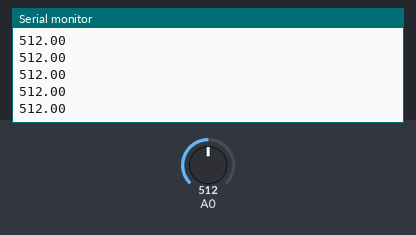
A sketch run on a simulated Arduino Uno, built with avr-gcc and run on an emulated ATmega328P. Parts: the last lines printed to the serial monitor. The inputs (shaded band) are chosen by the test bench; at power-on: A0 = 512.

Above: at 1.2 s.
1.3 s: A0 set to 716
At 2.2 s:
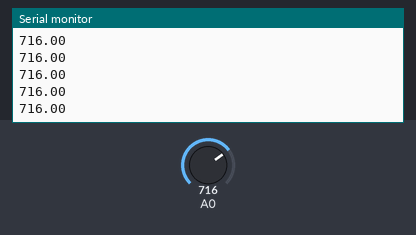
2.8 s: A0 set to 900
At 3.4 s:
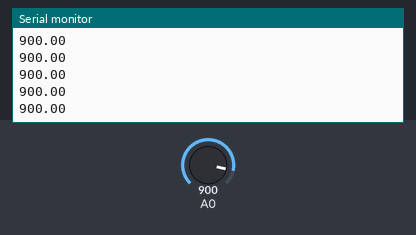
Timing chart, 0 to 5.8 s (numbered marks = the images above; inputs shaded):
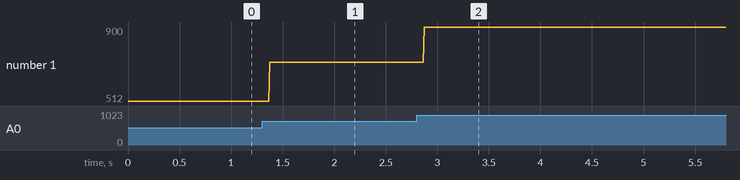

Measured:
- after the input at 1.3 s, the serial monitor: prints a new line after 0.07 s (image 1)
- after the input at 2.8 s, the serial monitor: prints a new line after 0.07 s (image 2)
- plotted number 1: 512 → 716 after the input at 1.3 s, 716 → 900 after the input at 2.8 s

The sketch:

blink_detective.ino
```cpp
void setup() {
  // put your setup code here, to run once:
  Serial.begin(9600);
  pinMode(4, INPUT);
}


void loop() {
  // put your main code here, to run repeatedly:
  double val = analogRead(A0);
  Serial.println(val);
//  int buttonState = digitalRead(4);
//   print out the state of the button:
//  Serial.println(buttonState);
}
```
